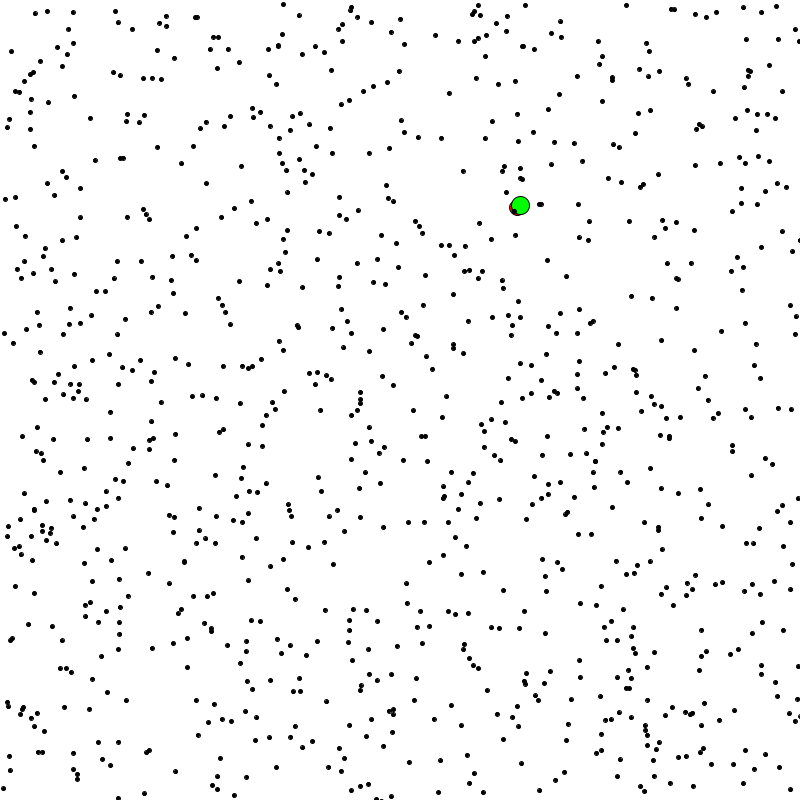
Frame 1 (no input)
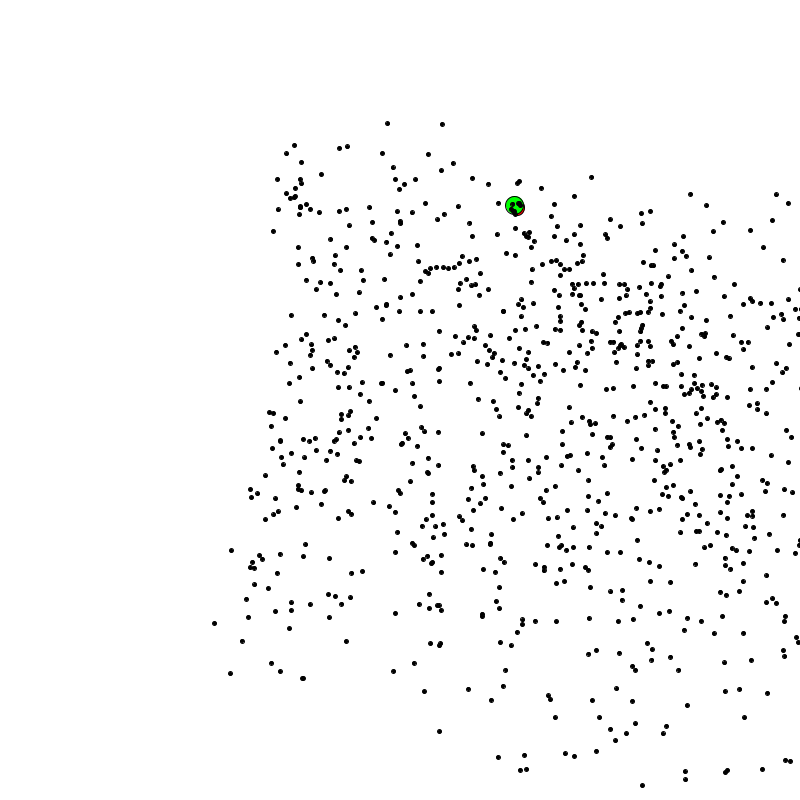
Frame 60 (the mouse pressed at the canvas centre just before this capture)
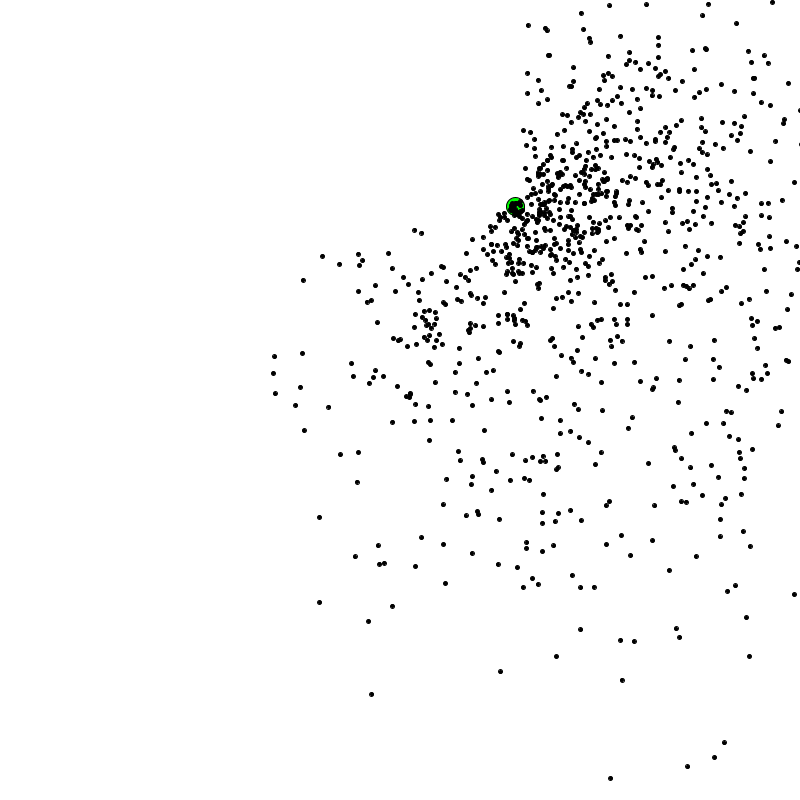
Frame 120 (the mouse held since frame 60 and released just before this capture)

The Processing sketch that drew these frames (run headless with seeded random() and noise(); from frame 60 on, the mouse is pressed at the canvas centre):

// Processing sketch: ParticleSwarmOptimization_Example
// ── ParticleSwarmOptimization_Example.pde
/*
 *  Author:  Al Timofeyev
 *  Date:    June 1, 2019
 *  Desc:    Example of a simple particle swarm within a set of boundaries.
 *
 *  Version:      2.0
 *  Modified By:  Al
 *  Modify Date:  Oct. 25 2021
*/

// ********************************************************************************
// ******************** CHANGE THESE TO CONTROL PARTICLE SWARM ********************
// ********************************************************************************
int populationSize = 1000;  // Size of the population.
float k = 1.5;              // Dampens the rate of change of the particles in the population.
float c1 = 0.9;             // Scaling factor brings particle close to it's personal best.
float c2 = 0.001256;        // Scaling factor brings particle close to it's gloabl best.

int goalSize = 15;          // Size (width, height) of goal.
// ********************************************************************************
// ********************************************************************************

ParticleSwarmOptimization swarm;  // Declare the Particle Swarm Optimization object.
PVector goal;                     // Declare the goal vector of the particle swarm.

void setup()
{
  size(800, 800);       // Size of the canvas is 800 by 800 (x, y).
  goal = getNewGoal();  // Set a goal for the particle swarm.
  
  // Initialize the particle swarm.
  //swarm = new ParticleSwarmOptimization(populationSize, k, c1, c2);  // Using the normal constructor and your own values.
  swarm = new ParticleSwarmOptimization();  // Using the Default Constructor.
}

void draw()
{
  // Change goal and revive the population if more than 1/4 the population
  // has reached the goal within 350 iterations.
  if(frameCount > 350)
  {
    if(swarm.mostOfPopReachedGoal())
    {
      goal = getNewGoal();
      swarm.revivePopulation();
    }
  }
  
  // Change goal if population hasn't reached the goal every 500 iterations.
  if(frameCount%500 == 0)
  {
    if(!swarm.mostOfPopReachedGoal())
    {
      goal = getNewGoal();
      swarm.revivePopulation();
    }
  }
  
  background(255);  // Set canvas background color.
  
  // Set the fill color and size of the goal.
  fill(255, 0, 0);
  ellipse(goal.x, goal.y, goalSize, goalSize);
  
  swarm.updatePopulation();  // Update the particle swarm population
  swarm.show();              // Show it on the canvas.
}
 
 
// ********************************************************************************
// ********************************************************************************
 
// Returns a new Goal PVector within window limits.
PVector getNewGoal()
{
  // Get two random values between [0,1].
  float rand1 = random(1);
  float rand2 = random(1);
  
  // Normalize the two random values to within the bounds.
  float x = 0 + rand1*(width - 0);
  float y = 0 + rand2*(height - 0);
  
  // Return a new PVector with the x and y coordinates.
  return new PVector(x, y);
}

// ********************************************************************************

// Sets a new goal based on the mouse location on the canvas.
void setGoalBasedOnMouse()
{
  goal.x = mouseX;
  goal.y = mouseY;
}

// ── Paritcle.pde
/*
 *  Author:  Al Timofeyev
 *  Date:    June 1, 2019
 *  Desc:    Holds the information of a single element of data in the dataset/population.
 
 *  Version:      2.0
 *  Modified By:  Al
 *  Modify Date:  Oct. 25 2021
*/


/**
 * @class   Particle
 * @brief   Meant to hold the information of a single element of data in the dataset/population.
 * @note    Having a seperate class, inner class, or some kind of structure (struct in C++) to hold
 *          the information of a single element is essential in an optmization algorithm.
 */
class Particle
{
  // ------------------------------------------------------
  // ----------------------- FIELDS -----------------------
  // ------------------------------------------------------
  private static final int velocityLimit = 5; // Limits the speed of the Particle on the canvas.
  
  private PVector position;           // The x,y position of the Particle on the canvas.
  private PVector velocity;           // The velocity of the Particle.
  private PVector personalBestPos;    // The personal best position of the Particle.
  
  private float fitness;              // Fitness of the Particle based on it's position.
  private float personalBestFit;      // Fitness of the Particle's personal best position.
  
  private boolean isGlobalBest;       // True if this Particle is the best in the dataset/population.
  private boolean reachedGoal;        // True if this Particle has reached the goal.
  
  // ------------------------------------------------------
  // -------------------- CONSTRUCTORS --------------------
  // ------------------------------------------------------
  /**
   * @brief   Default Constructor
   * @details Initializes this class object with starting values.
   */     
  public Particle()
  {
    // ----------- Initialize The Particle Position ------------
    float rand1 = random(1);           // Get two random values between [0,1].
    float rand2 = random(1);
    float x = 0 + rand1*(width - 0);   // Normalize the x value to within the bounds.
    float y = 0 + rand2*(height - 0);  // Normalize the y value to within the bounds
    position = new PVector(x, y);      // Set the initial position of particle.
    
    // ---------- Initialize The Velocity Vector ----------
    float randx = random(0, 0.5*(width - 0));   // Get random x value.
    float randy = random(0, 0.5*(height - 0));  // Get random y value.
    velocity = new PVector(randx, randy);       // Set the initial velocity vector.
    
    // ------------ Set Personal Best Position ------------
    personalBestPos = position;
    
    // ----------- Initialize The Other Globals -----------
    isGlobalBest = false;
    reachedGoal = false;
  }
  
  // ------------------------------------------------------
  // --------------------- FUNCTIONS ----------------------
  // ------------------------------------------------------
  /**
   * @brief   Shows the object on the canvas.
   * @note    This is NOT part of this optimization algorithm, it is only for this example.
   */
  public void show()
  {
    if (isGlobalBest)  // If this is the best global particle, make it bigger and green.
    {
      fill(0, 255, 0);
      ellipse(position.x, position.y, 18, 18);
    }
    else               // Else, use the default color and size.
    {
      fill(0);
      ellipse(position.x, position.y, 4, 4);
    }
  }
  
  /**
   * @brief   Updates this Particle object.
   * @details Uses the best global element of dataset/population and the scaling factors of the Particle Swarm Optimization.
   * @note    The way you update each element in the dataset/population is determined by what you're using the data for; I am visualizing the element's movement across the screen so I update each element by moving it's position.
   *
   * @param globBest                  The global best element (Particle object) in the dataset/population.
   * @param dampener_K                The data dampener.
   * @param personalScalingFactor_c1  The personal scaling factor.
   * @param globalScalingFactor_c2    The global scaling factor.
   */
  public void updateParticle(Particle globBest, float dampener_K, float personalScalingFactor_c1, float globalScalingFactor_c2)
  {
    if(!reachedGoal)    // If it has not reached the goal yet.
    {
      updateVelocity(globBest, dampener_K, personalScalingFactor_c1, globalScalingFactor_c2);  // Update the velocity.
      position.add(velocity);                                                                  // Move the Particle.
    }
    
    // Check if the goal has been reached.
    if(dist(position.x, position.y, goal.x, goal.y) < goalSize/2)
      reachedGoal = true;
  }
  
  /**
   * @brief   Updates this Particle object's velocity vector.
   * @details Uses the best global element of dataset/population and the scaling factors of the Particle Swarm Optimization.
   *
   * @param globBest                  The global best element (Particle object) in the dataset/population.
   * @param dampener_K                The data dampener.
   * @param personalScalingFactor_c1  The personal scaling factor.
   * @param globalScalingFactor_c2    The global scaling factor.
   */
  private void updateVelocity(Particle globBest, float dampener_K, float personalScalingFactor_c1, float globalScalingFactor_c2)
  {
    // Generate random numbers.
    float randx1 = random(1);
    float randx2 = random(1);
    float randy1 = random(1);
    float randy2 = random(1);
    
    // Calculate the new x and y coordinates of velocity (dampen them with scaling factor K).
    // Each element in the Particle Swarm Optimization algorithm is updated using this mathematical equation.
    // In this example, I'm using this equation to update each element's velocity, and in effect, updating each element.
    float newX = dampener_K * (velocity.x + personalScalingFactor_c1 * randx1 * (personalBestPos.x - position.x) + globalScalingFactor_c2 * randx2 * (globBest.position.x - position.x));
    float newY = dampener_K * (velocity.y + personalScalingFactor_c1 * randy1 * (personalBestPos.y - position.y) + globalScalingFactor_c2 * randy2 * (globBest.position.y - position.y));
    
    // Set the new velocity (limit is optional, for this example only).
    velocity.x = newX;
    velocity.y = newY;
    velocity.limit(velocityLimit);
  }
}

// ── ParticleSwarmOptimization.pde
/**
 *  Author:  Al Timofeyev
 *  Date:    June 8, 2019
 *  Desc:    Implementation of a simple particle swarm optimization algorithm within a set of boundaries.
 *           The fitness is dependant on how close each particle is to
 *           the goal; The smaller the distance between goal and particle,
 *           the smaller the fitness value = better fitness.
 *
 *  Version:        2.0
 *  Date Modified:  Al
 *  Modified By:    Oct. 25 2021
 */


/**
 * @class   ParticleSwarmOptimization
 * @brief   Basic implementation of a particle swarm optimization algorithm.
 */
class ParticleSwarmOptimization
{
  // ------------------------------------------------------
  // ----------------------- FIELDS -----------------------
  // ------------------------------------------------------
  // ------ Public ------
  public static final int DEFAULT_POPULATION_SIZE = 1000;                 // Default size of data/population.
  public static final float DEFAULT_DAMPENER_K = 1.5;                     // Default velocity dampener k.
  public static final float DEFAULT_SCALING_FACTOR_PERSONAL_C1 = 0.9;     // Default personal scaling factor c1.
  public static final float DEFAULT_SCALING_FACTOR_GLOBAL_C2 = 0.001256;  // Default global scaling factor c2.
  // ----- Private ------
  private final int populationSize;              // The size of data for optimization algorithm.
  private final float dampener_K;                // Dampens the rate of change of the particles in the population.
  private final float personalScalingFactor_c1;  // Scaling factor brings particle close to it's personal best.
  private final float globalScalingFactor_c2;    // Scaling factor brings particle close to it's global best.
  private Particle[] population;                 // The dataset/population of this optimization algorithm.

  
  // ------------------------------------------------------
  // -------------------- CONSTRUCTORS --------------------
  // ------------------------------------------------------
  /**
   * @brief    Default Constructor
   * @details  Initializes this class object with all default values.
   */
  public ParticleSwarmOptimization()
  {
    this.populationSize = DEFAULT_POPULATION_SIZE;
    this.dampener_K = DEFAULT_DAMPENER_K;
    this.personalScalingFactor_c1 = DEFAULT_SCALING_FACTOR_PERSONAL_C1;
    this.globalScalingFactor_c2 = DEFAULT_SCALING_FACTOR_GLOBAL_C2;
    initializeParticleSwarm();
  }
  
  /**
   * @brief   Constructor 1
   * @details Initializes this class object with a population size and all of the scaling factors.
   *
   * @param populationSize  The size of the population/data.
   * @param k               The data dampener.
   * @param c1              The personal scaling factor.
   * @param c2              The global scaling factor.
   */
  public ParticleSwarmOptimization(int populationSize, float k, float c1, float c2)
  {
    this.populationSize = populationSize;
    this.dampener_K = k;
    this.personalScalingFactor_c1 = c1;
    this.globalScalingFactor_c2 = c2;
    initializeParticleSwarm();
  }

  // ------------------------------------------------------
  // --------------------- FUNCTIONS ----------------------
  // ------------------------------------------------------
  /**
   * @brief   Shows all the elements in the dataset/population on the canvas.
   * @note    This is NOT part of this optimization algorithm, it is only for this example.
   */
  public void show()
  {
    for(Particle element : population)
      element.show();
  }
  
  /**
   * @brief   Checks to see if most of the population has reached the goal.
   * @note    This is NOT part of this optimization algorithm, it is only for this example.
   */
  public boolean mostOfPopReachedGoal()
  {
    // Percentage threshold for elements that have reached the goal.
    float percentageThreshold = 0.25;  // Default set to 25%.
    boolean reached;
    
    // Sum up how many elements have reached the goal.
    int reachedSum = 0;
    for(int i = 0; i < population.length; i++)
    {
      if(population[i].reachedGoal == true)
        reachedSum++;
    }
    
    // Did more than 25% reach their goal?
    reached = float(reachedSum) / population.length > percentageThreshold;
    
    return reached;
  }
  
  /**
   * @brief   Revives the population by setting each element's reachedGoal variable to False so that they can move again.
   * @note    This is NOT part of this optimization algorithm, it is only for this example.
   */
  public void revivePopulation()
  {
    for(Particle element : population)
      element.reachedGoal = false;
  }
  
  /**
   * @brief   Runs the Particle Swarm Optimization algorithm.
   * @details Particle Swarm Optimization operates by continuously updating the dataset/population.
   * @note    Particle Swarm is usually initialized with a integer value dictating the number of iterations the algorithm is supposed to run.
   * @note    For this example, we do not pass it a integer number of iterations to complete because an outside loop (draw() function) will do that for us.
   */
  public void runParticleSwarmOptimization()
  {
    updatePopulation();
  }
  
  /**
   * @brief   Initializes the particle swarm.
   */
  private void initializeParticleSwarm()
  {
    population = new Particle[populationSize];
    for(int index = 0; index < population.length; index++)
    {
      // Create population element, calculate fitness, set it's personal best fitness.
      population[index] = new Particle();
      calculateFitness(population[index]);
      population[index].personalBestFit = population[index].fitness;
    }
    quicksort(population, 0, population.length-1);
    
    // Set the initial global best element in dataset/population.
    population[0].isGlobalBest = true;
  }
  
  /**
   * @brief   Updates the Optimization Algorithm's dataset/population.
   * @details The updating of elements uses the Global best element of dataset/population and all the scaling factors of this algorithm.
   */
  private void updatePopulation()
  {
    // ------------------ Update Dataset/Population -------------------
    for(Particle element : population)   // Update each element in the dataset/population.
    {
      element.updateParticle(population[0], dampener_K, personalScalingFactor_c1, globalScalingFactor_c2);  // Update the element using global best and scaling factors.
      calculateFitness(element);                                                                            // Calculate the fitness after element has been updated.
      
      // Check if the element's personal best has improved.
      if(element.fitness < element.personalBestFit)
      {
        element.personalBestPos = element.position; // Update the personal best position.
        element.personalBestFit = element.fitness;  // Update the personal best fitness.
      }
    }
    
    // ----- Reset the Global Best Element of Dataset/Population ------
    population[0].isGlobalBest = false;
    quicksort(population, 0, population.length-1);
    population[0].isGlobalBest = true;
  }
  
  /**
   * @brief   Calculates the fitness of an element.
   * @details The fitness of an element in the particle swarm is calculated based on its distance from the goal.
   *
   * @param element   The element for which the fitness is being calculated.
   */
  private void calculateFitness(Particle element)
  {
    element.fitness = dist(element.position.x, element.position.y, goal.x, goal.y);
  }
  
  
  // *******************************************************************
  // ******************** QUICKSORT IMPLEMENTATION *********************
  // *******************************************************************
  /**
   * @brief   Sorts the dataset/population in ascending order.
   *
   * @param elements  The dataset/population.
   * @param left      The left index from which to sort (inclusive).
   * @param right     The right index from which to sort (inclusive).
   */
  private void quicksort(Particle[] elements, int left, int right)
  {
    int i, j, mid;
    float pivot;
    i = left;
    j = right;
    mid = left + (right - left) / 2;
    pivot = elements[mid].fitness;
    
    while (i<right || j>left)
    {
      while (elements[i].fitness < pivot)
        i++;
      
      while (elements[j].fitness > pivot)
        j--;
      
      if (i <= j)
      {
        swap(elements, i, j);
        i++;
        j--;
      }
      else
      {
        if (i < right)
          quicksort(elements, i, right);
        if (j > left)
          quicksort(elements, left, j);
        return;
      }
    }
  }
  
  /**
   * @brief   Swap method for the quicksort.
   *
   * @param elements  The dataset/population.
   * @param index1    The first index of element to swap.
   * @param index2    The second index of element to swap.
   */
  private void swap(Particle[] elements, int index1, int index2)
  {
    // Swap the elements in the array.
    Particle tempElement = elements[index1];
    elements[index1] = elements[index2];
    elements[index2] = tempElement;
  }
  // *******************************************************************
  // ****************** QUICKSORT IMPLEMENTATION END *******************
  // *******************************************************************
}
